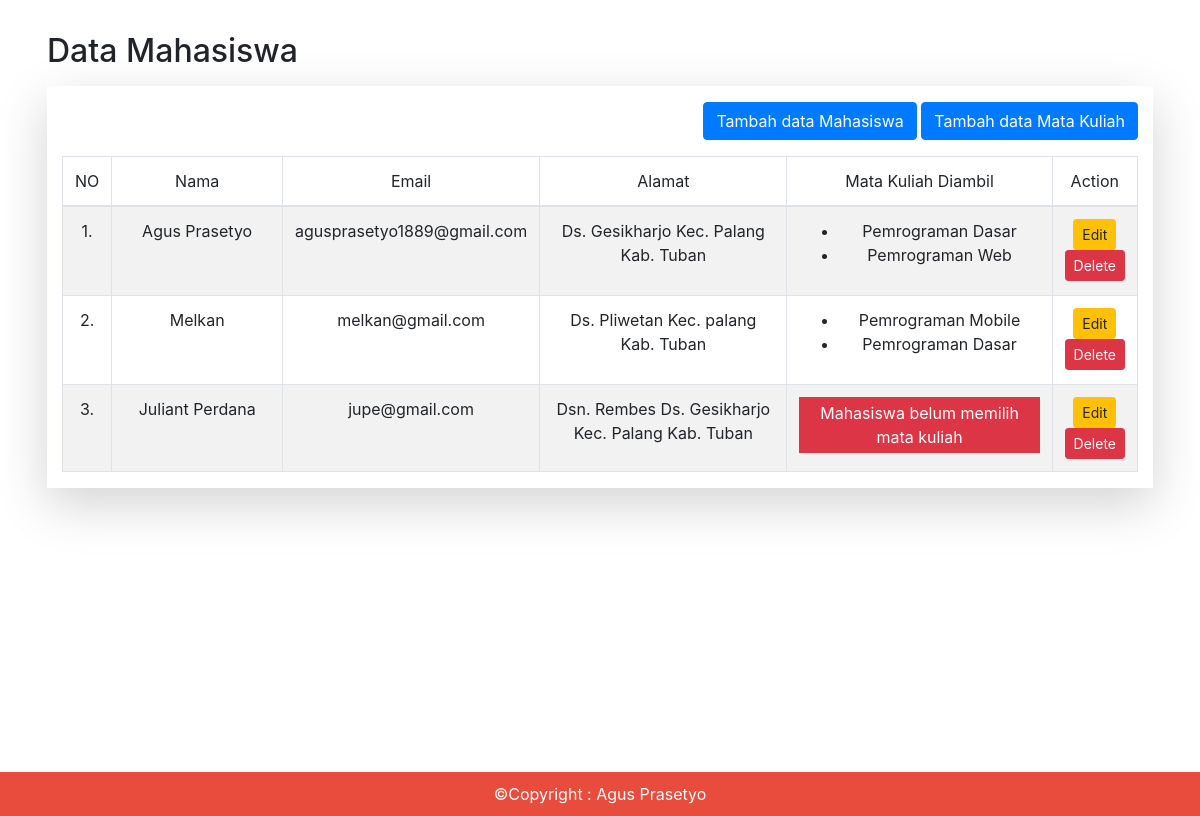
The page / on the database its author committed.
### tables this page shows
CREATE TABLE `mahasiswa` (
  `id` int(11) NOT NULL,
  `nama` varchar(100) NOT NULL,
  `email` varchar(255) NOT NULL,
  `alamat` text NOT NULL
);

CREATE TABLE `mata_kuliah` (
  `id` int(11) NOT NULL,
  `nama` varchar(100) NOT NULL
);

### function.php (called while the page is built, shortened)
<?php
  include "koneksi/koneksi.php";
  function query($query)
  {
      global $koneksi;
      $result = mysqli_query($koneksi, $query);
      $rows = [];
      while ($data = mysqli_fetch_assoc($result)) {
          $rows[] = $data;
      }
      return $rows;
  }
?>

### index.php (the view)
<?php
   $title = "Data Mahasiswa";
   include "layouts/header.php";
   include "function.php";
   $userList = query("SELECT * FROM mahasiswa");
?>
<div class="row p-3 m-3">
   <h2 class="card-title mb-3">
      <?= $title ?>
   </h2>
   <div class="col-md-12 bg-white shadow-lg">
      <div class="row">
         <div class="col-md-12 text-right">
            <a href="mahasiswa-add.php"
               class="btn btn-primary mt-3 mb-3">Tambah data Mahasiswa</a>
            <a href="matkul-add.php"
               class="btn btn-primary mt-3 mb-3">Tambah data Mata Kuliah</a>
         </div>
      </div>
      <table class="table table-bordered table-striped table-hover">
         <thead align="center">
            <tr>
               <td width=5>NO</td>
               <td style="width: 200px">Nama</td>
               <td style="width: 200px">Email</td>
               <td style="width: 300px">Alamat</td>
               <td style="width: 300px">Mata Kuliah Diambil</td>
               <td>Action</td>
            </tr>
         </thead>
         <tbody align="center">
            <?php
               $i = 1;
               foreach ($userList as $data) {
            ?>
            <tr>
               <td><?= $i++ ?>.</td>
               <td><?= $data['nama'] ?></td>
               <td><?= $data['email'] ?></td>
               <td><?= $data['alamat'] ?></td>
               <td>
                  <?php
                     $matkul_list = query("SELECT mk.nama as nama_matkul FROM mata_kuliah mk
                        inner JOIN mahasiswa_mata_kuliah mmk ON mk.id = mmk.matkul_id
                        inner JOIN mahasiswa m ON m.id = mmk.mahasiswa_id
                        WHERE mmk.mahasiswa_id = '$data[id]' ");
                  ?>
                  <?php if ($matkul_list == null) { ?>
                     <div class="bg-danger text-white p-1">
                        Mahasiswa belum memilih mata kuliah
                     </div>
                  <?php } else { ?>
                     <ul>
                        <?php
                           foreach ($matkul_list as $matkul) {
                              echo "<li>" . $matkul['nama_matkul'] . "</li>";
                           }
                        ?>
                     </ul>
                  <?php } ?>
               </td>
               <td>
                  <a href="mahasiswa-edit.php?id=<?= $data['id'] ?>"
                     class="btn btn-warning btn-sm">Edit</a>
                  <a href="mahasiswa-delete.php?id=<?= $data['id'] ?>"
                     onclick="return confirm('Apakah anda ingin menghapus user ini ?')"
                     class="btn btn-danger btn-sm">Delete</a>
               </td>
            </tr>
            <?php } ?>
         </tbody>
      </table>
   </div>
</div>
<?php
   include "layouts/footer.php";
?>

### layouts/header.php (shortened to what this page needs)
<!DOCTYPE html>
<html lang="en">
   <head>
      <link rel="stylesheet" href="./vendors/css/bootstrap.min.css">
      <link rel="stylesheet" href="./css/style.css">
   </head>
   <body>
      <div id="page-container" >
         <div id="content-wrap">
            <div class="col-md-12">

### layouts/footer.php
   </div>
      </div>
         <footer id="footer">
            <div class="footer-copyright text-center">
               ©Copyright : Agus Prasetyo
            </div>
         </footer>
      </div>
   </body>
</html>

### css/style.css (style rules this page uses)
#page-container { position: relative; min-height: 100vh; }
#content-wrap { padding-bottom: 2.5rem; }
#footer { position: absolute; bottom: 0; width: 100%; padding: 10px; background: #e74c3c; color: white; }

### rows shown on the page
mahasiswa: nama "Agus Prasetyo", email "agusprasetyo1889@gmail.com", alamat "Ds. Gesikharjo Kec. Palang Kab. Tuban"
mata_kuliah: nama "Pemrograman Dasar"
mata_kuliah: nama "Pemrograman Web"
mahasiswa: nama "Melkan", email "melkan@gmail.com", alamat "Ds. Pliwetan Kec. palang Kab. Tuban"
mata_kuliah: nama "Pemrograman Mobile"
mahasiswa: nama "Juliant Perdana", email "jupe@gmail.com", alamat "Dsn. Rembes Ds. Gesikharjo Kec. Palang Kab. Tuban", shows "Mahasiswa belum memilih mata kuliah"

### other values the page prints
$title "Data Mahasiswa"
